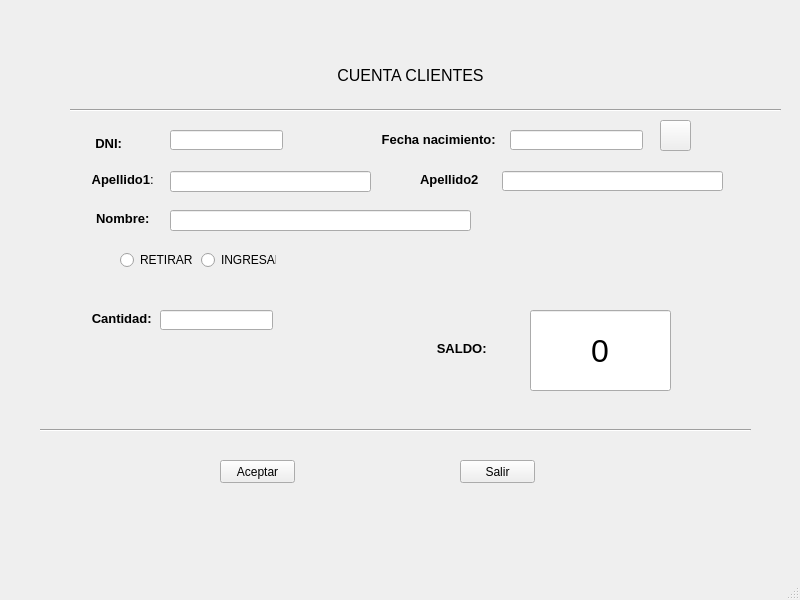
<?xml version="1.0" encoding="UTF-8"?>
<ui version="4.0">
 <class>MainWindow</class>
 <widget class="QMainWindow" name="MainWindow">
  <property name="geometry">
   <rect>
    <x>0</x>
    <y>0</y>
    <width>800</width>
    <height>600</height>
   </rect>
  </property>
  <property name="windowTitle">
   <string>MainWindow</string>
  </property>
  <widget class="QWidget" name="centralwidget">
   <widget class="QLabel" name="dniLabel">
    <property name="geometry">
     <rect>
      <x>10</x>
      <y>100</y>
      <width>201</width>
      <height>51</height>
     </rect>
    </property>
    <property name="baseSize">
     <size>
      <width>0</width>
      <height>0</height>
     </size>
    </property>
    <property name="layoutDirection">
     <enum>Qt::LeftToRight</enum>
    </property>
    <property name="autoFillBackground">
     <bool>false</bool>
    </property>
    <property name="frameShadow">
     <enum>QFrame::Plain</enum>
    </property>
    <property name="text">
     <string>&lt;html&gt;&lt;head/&gt;&lt;body&gt;&lt;p&gt;&lt;span style=&quot; font-size:10pt; font-weight:600;&quot;&gt;DNI: &lt;/span&gt;&lt;/p&gt;&lt;/body&gt;&lt;/html&gt;</string>
    </property>
    <property name="textFormat">
     <enum>Qt::RichText</enum>
    </property>
    <property name="alignment">
     <set>Qt::AlignBottom|Qt::AlignHCenter</set>
    </property>
   </widget>
   <widget class="QLineEdit" name="fecha">
    <property name="geometry">
     <rect>
      <x>510</x>
      <y>130</y>
      <width>133</width>
      <height>20</height>
     </rect>
    </property>
   </widget>
   <widget class="QLineEdit" name="nombre">
    <property name="geometry">
     <rect>
      <x>170</x>
      <y>210</y>
      <width>301</width>
      <height>21</height>
     </rect>
    </property>
   </widget>
   <widget class="QPushButton" name="fechaIcono">
    <property name="geometry">
     <rect>
      <x>660</x>
      <y>120</y>
      <width>31</width>
      <height>31</height>
     </rect>
    </property>
    <property name="text">
     <string/>
    </property>
    <property name="icon">
     <iconset>
      <normalon>../InterfazPython1/calendario.png</normalon>
     </iconset>
    </property>
    <property name="iconSize">
     <size>
      <width>25</width>
      <height>25</height>
     </size>
    </property>
   </widget>
   <widget class="QLabel" name="nombreLabel">
    <property name="geometry">
     <rect>
      <x>91</x>
      <y>210</y>
      <width>67</width>
      <height>16</height>
     </rect>
    </property>
    <property name="baseSize">
     <size>
      <width>0</width>
      <height>0</height>
     </size>
    </property>
    <property name="layoutDirection">
     <enum>Qt::LeftToRight</enum>
    </property>
    <property name="autoFillBackground">
     <bool>false</bool>
    </property>
    <property name="frameShadow">
     <enum>QFrame::Plain</enum>
    </property>
    <property name="text">
     <string>&lt;html&gt;&lt;head/&gt;&lt;body&gt;&lt;p&gt;&lt;span style=&quot; font-size:10pt; font-weight:600;&quot;&gt;Nombre: &lt;/span&gt;&lt;/p&gt;&lt;/body&gt;&lt;/html&gt;</string>
    </property>
    <property name="textFormat">
     <enum>Qt::RichText</enum>
    </property>
    <property name="alignment">
     <set>Qt::AlignBottom|Qt::AlignHCenter</set>
    </property>
   </widget>
   <widget class="Line" name="line">
    <property name="geometry">
     <rect>
      <x>70</x>
      <y>100</y>
      <width>711</width>
      <height>20</height>
     </rect>
    </property>
    <property name="orientation">
     <enum>Qt::Horizontal</enum>
    </property>
   </widget>
   <widget class="QLabel" name="apellido1Label">
    <property name="geometry">
     <rect>
      <x>91</x>
      <y>171</y>
      <width>67</width>
      <height>16</height>
     </rect>
    </property>
    <property name="baseSize">
     <size>
      <width>0</width>
      <height>0</height>
     </size>
    </property>
    <property name="layoutDirection">
     <enum>Qt::LeftToRight</enum>
    </property>
    <property name="autoFillBackground">
     <bool>false</bool>
    </property>
    <property name="frameShadow">
     <enum>QFrame::Plain</enum>
    </property>
    <property name="text">
     <string>&lt;html&gt;&lt;head/&gt;&lt;body&gt;&lt;p&gt;&lt;span style=&quot; font-size:10pt; font-weight:600;&quot;&gt;Apellido1&lt;/span&gt;&lt;span style=&quot; font-size:10pt;&quot;&gt;: &lt;/span&gt;&lt;/p&gt;&lt;/body&gt;&lt;/html&gt;</string>
    </property>
    <property name="textFormat">
     <enum>Qt::RichText</enum>
    </property>
    <property name="alignment">
     <set>Qt::AlignBottom|Qt::AlignHCenter</set>
    </property>
   </widget>
   <widget class="QWidget" name="layoutWidget">
    <property name="geometry">
     <rect>
      <x>120</x>
      <y>250</y>
      <width>156</width>
      <height>21</height>
     </rect>
    </property>
    <layout class="QHBoxLayout" name="horizontalLayout">
     <item>
      <widget class="QRadioButton" name="retirar">
       <property name="text">
        <string>RETIRAR</string>
       </property>
       <attribute name="buttonGroup">
        <string notr="true">menuIngreso</string>
       </attribute>
      </widget>
     </item>
     <item>
      <widget class="QRadioButton" name="ingresar">
       <property name="text">
        <string>INGRESAR</string>
       </property>
       <attribute name="buttonGroup">
        <string notr="true">menuIngreso</string>
       </attribute>
      </widget>
     </item>
    </layout>
   </widget>
   <widget class="QLineEdit" name="apellido2">
    <property name="geometry">
     <rect>
      <x>502</x>
      <y>171</y>
      <width>221</width>
      <height>20</height>
     </rect>
    </property>
   </widget>
   <widget class="QLineEdit" name="dni">
    <property name="geometry">
     <rect>
      <x>170</x>
      <y>130</y>
      <width>113</width>
      <height>20</height>
     </rect>
    </property>
   </widget>
   <widget class="QLineEdit" name="apellido1">
    <property name="geometry">
     <rect>
      <x>170</x>
      <y>171</y>
      <width>201</width>
      <height>21</height>
     </rect>
    </property>
   </widget>
   <widget class="QLabel" name="fechaLabel">
    <property name="geometry">
     <rect>
      <x>380</x>
      <y>130</y>
      <width>121</width>
      <height>20</height>
     </rect>
    </property>
    <property name="baseSize">
     <size>
      <width>0</width>
      <height>0</height>
     </size>
    </property>
    <property name="layoutDirection">
     <enum>Qt::LeftToRight</enum>
    </property>
    <property name="autoFillBackground">
     <bool>false</bool>
    </property>
    <property name="frameShadow">
     <enum>QFrame::Plain</enum>
    </property>
    <property name="text">
     <string>&lt;html&gt;&lt;head/&gt;&lt;body&gt;&lt;p&gt;&lt;span style=&quot; font-size:10pt; font-weight:600;&quot;&gt;Fecha nacimiento: &lt;/span&gt;&lt;/p&gt;&lt;/body&gt;&lt;/html&gt;</string>
    </property>
    <property name="textFormat">
     <enum>Qt::RichText</enum>
    </property>
    <property name="alignment">
     <set>Qt::AlignCenter</set>
    </property>
   </widget>
   <widget class="QLabel" name="label">
    <property name="geometry">
     <rect>
      <x>300</x>
      <y>120</y>
      <width>61</width>
      <height>41</height>
     </rect>
    </property>
    <property name="text">
     <string/>
    </property>
    <property name="textFormat">
     <enum>Qt::RichText</enum>
    </property>
   </widget>
   <widget class="QLabel" name="apellido2Label">
    <property name="geometry">
     <rect>
      <x>420</x>
      <y>171</y>
      <width>58</width>
      <height>16</height>
     </rect>
    </property>
    <property name="baseSize">
     <size>
      <width>0</width>
      <height>0</height>
     </size>
    </property>
    <property name="layoutDirection">
     <enum>Qt::LeftToRight</enum>
    </property>
    <property name="autoFillBackground">
     <bool>false</bool>
    </property>
    <property name="frameShadow">
     <enum>QFrame::Plain</enum>
    </property>
    <property name="text">
     <string>&lt;html&gt;&lt;head/&gt;&lt;body&gt;&lt;p&gt;&lt;span style=&quot; font-size:10pt; font-weight:600;&quot;&gt;Apellido2: &lt;/span&gt;&lt;/p&gt;&lt;/body&gt;&lt;/html&gt;</string>
    </property>
    <property name="textFormat">
     <enum>Qt::RichText</enum>
    </property>
    <property name="alignment">
     <set>Qt::AlignBottom|Qt::AlignHCenter</set>
    </property>
   </widget>
   <widget class="QLabel" name="xestionClientes">
    <property name="geometry">
     <rect>
      <x>310</x>
      <y>50</y>
      <width>201</width>
      <height>51</height>
     </rect>
    </property>
    <property name="baseSize">
     <size>
      <width>0</width>
      <height>0</height>
     </size>
    </property>
    <property name="layoutDirection">
     <enum>Qt::LeftToRight</enum>
    </property>
    <property name="autoFillBackground">
     <bool>false</bool>
    </property>
    <property name="frameShadow">
     <enum>QFrame::Plain</enum>
    </property>
    <property name="text">
     <string>&lt;html&gt;&lt;head/&gt;&lt;body&gt;&lt;p&gt;&lt;span style=&quot; font-size:12pt;&quot;&gt;CUENTA CLIENTES&lt;/span&gt;&lt;/p&gt;&lt;/body&gt;&lt;/html&gt;</string>
    </property>
    <property name="textFormat">
     <enum>Qt::RichText</enum>
    </property>
    <property name="alignment">
     <set>Qt::AlignCenter</set>
    </property>
   </widget>
   <widget class="QLineEdit" name="cantidad">
    <property name="geometry">
     <rect>
      <x>160</x>
      <y>310</y>
      <width>113</width>
      <height>20</height>
     </rect>
    </property>
   </widget>
   <widget class="QLabel" name="cantidadLabel">
    <property name="geometry">
     <rect>
      <x>90</x>
      <y>310</y>
      <width>67</width>
      <height>16</height>
     </rect>
    </property>
    <property name="baseSize">
     <size>
      <width>0</width>
      <height>0</height>
     </size>
    </property>
    <property name="layoutDirection">
     <enum>Qt::LeftToRight</enum>
    </property>
    <property name="autoFillBackground">
     <bool>false</bool>
    </property>
    <property name="frameShadow">
     <enum>QFrame::Plain</enum>
    </property>
    <property name="text">
     <string>&lt;html&gt;&lt;head/&gt;&lt;body&gt;&lt;p&gt;&lt;span style=&quot; font-size:10pt; font-weight:600;&quot;&gt;Cantidad: &lt;/span&gt;&lt;/p&gt;&lt;/body&gt;&lt;/html&gt;</string>
    </property>
    <property name="textFormat">
     <enum>Qt::RichText</enum>
    </property>
    <property name="alignment">
     <set>Qt::AlignBottom|Qt::AlignHCenter</set>
    </property>
   </widget>
   <widget class="QLineEdit" name="saldo">
    <property name="geometry">
     <rect>
      <x>530</x>
      <y>310</y>
      <width>141</width>
      <height>81</height>
     </rect>
    </property>
    <property name="font">
     <font>
      <pointsize>24</pointsize>
     </font>
    </property>
    <property name="text">
     <string>0</string>
    </property>
    <property name="alignment">
     <set>Qt::AlignCenter</set>
    </property>
   </widget>
   <widget class="QLabel" name="saldoLabel">
    <property name="geometry">
     <rect>
      <x>430</x>
      <y>340</y>
      <width>67</width>
      <height>16</height>
     </rect>
    </property>
    <property name="baseSize">
     <size>
      <width>0</width>
      <height>0</height>
     </size>
    </property>
    <property name="layoutDirection">
     <enum>Qt::LeftToRight</enum>
    </property>
    <property name="autoFillBackground">
     <bool>false</bool>
    </property>
    <property name="frameShadow">
     <enum>QFrame::Plain</enum>
    </property>
    <property name="text">
     <string>&lt;html&gt;&lt;head/&gt;&lt;body&gt;&lt;p&gt;&lt;span style=&quot; font-size:10pt; font-weight:600;&quot;&gt;SALDO:  &lt;/span&gt;&lt;/p&gt;&lt;/body&gt;&lt;/html&gt;</string>
    </property>
    <property name="textFormat">
     <enum>Qt::RichText</enum>
    </property>
    <property name="alignment">
     <set>Qt::AlignBottom|Qt::AlignHCenter</set>
    </property>
   </widget>
   <widget class="QPushButton" name="botonAceptar">
    <property name="geometry">
     <rect>
      <x>220</x>
      <y>460</y>
      <width>75</width>
      <height>23</height>
     </rect>
    </property>
    <property name="text">
     <string>Aceptar</string>
    </property>
   </widget>
   <widget class="QPushButton" name="botonSalir_2">
    <property name="geometry">
     <rect>
      <x>460</x>
      <y>460</y>
      <width>75</width>
      <height>23</height>
     </rect>
    </property>
    <property name="text">
     <string>Salir</string>
    </property>
   </widget>
   <widget class="Line" name="line_3">
    <property name="geometry">
     <rect>
      <x>40</x>
      <y>420</y>
      <width>711</width>
      <height>20</height>
     </rect>
    </property>
    <property name="orientation">
     <enum>Qt::Horizontal</enum>
    </property>
   </widget>
  </widget>
  <widget class="QMenuBar" name="menubar">
   <property name="geometry">
    <rect>
     <x>0</x>
     <y>0</y>
     <width>800</width>
     <height>21</height>
    </rect>
   </property>
  </widget>
  <widget class="QStatusBar" name="statusbar"/>
 </widget>
 <resources/>
 <connections/>
 <buttongroups>
  <buttongroup name="menuIngreso"/>
 </buttongroups>
</ui>
